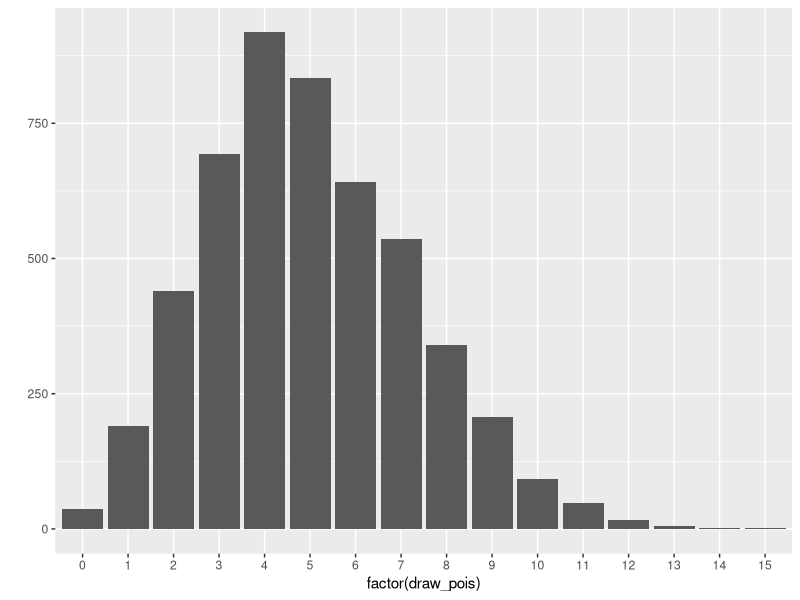
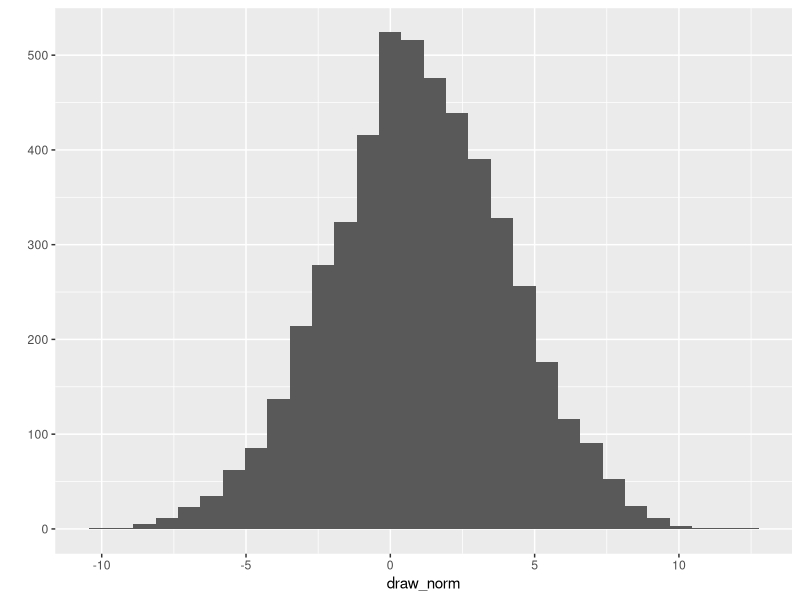
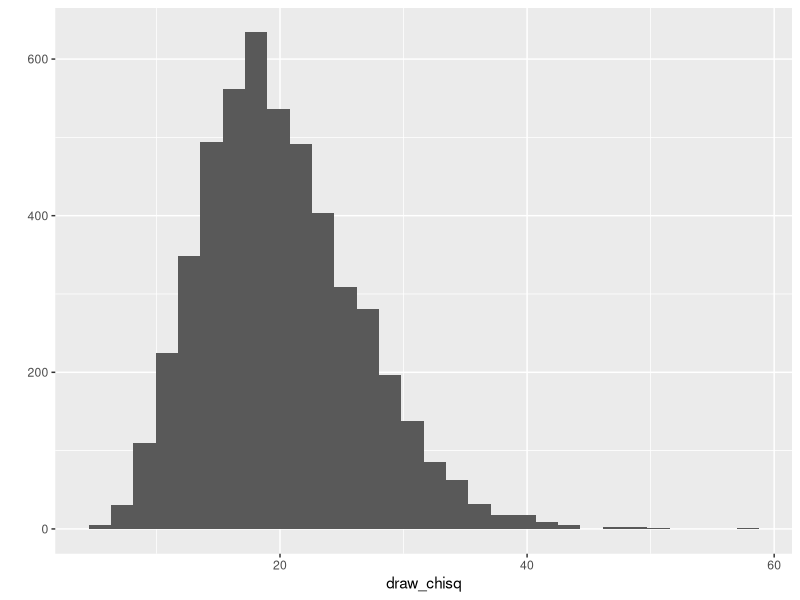

Reproduce these figures in R, in order.

rm(list = ls())
library(ggplot2)

# I have chosen to sample from Poisson, normal, and chi-squared distributions.

# Poisson Distribution ---------------------------------------------------------

# Setting the seed will make all results reproducible.
set.seed(1)

# Generating 5000 Poisson random variables, each with lambda = 5.
draw_pois <- rpois(n = 5000, lambda = 5)
# The expectation and variance of each random variable is 5.

# Each entry in the draw_pois is an individual outcome, and the whole vector is
# a sample.
draw_pois

# Plotting the distribution of the simulated data.
qplot(factor(draw_pois), geom = "bar")

# Finding sample mean and sample variance.
mean(draw_pois)
# 5.025
var(draw_pois)
# 4.993374
# Both of these are very close to their theoretical values as expected since we
# are taking a large number of samples.



# Normal Distribution ----------------------------------------------------------

# Setting the seed will make all results reproducible.
set.seed(1)

# Generating 5000 normally distributed random variables, each with mean = 1 and 
# standard deviation = 3 (variance = 9)
draw_norm <- rnorm(n = 5000, mean = 1, sd = 3)
# For each random variable, the expectation is 1 and variance is 9.

# Each entry in the draw_norm is an individual outcome, and the whole vector is
# a sample.
draw_norm

# Plotting the distribution of the simulated data.
qplot(draw_norm, geom = "auto")

# Finding sample mean and sample variance.
mean(draw_norm)
# 0.9904346
var(draw_norm)
# 9.486896
# Both of these are very close to their theoretical values as expected since we
# are taking a large number of samples.



# Chi-squared Distribution -----------------------------------------------------

# Setting the seed will make all results reproducible.
set.seed(1)

# Generating 5000 chi-squared random variables, each with 20 degrees of freedom.
draw_chisq <- rchisq(n = 5000, df = 20)
# For each random variable, the expectation is 20 and variance is 40.

# Each entry in the draw_chisq is an individual outcome, and the whole vector is
# a sample.
draw_chisq

# Plotting the distribution of the simulated data.
qplot(draw_chisq, geom = "auto")

# Finding sample mean and sample variance.
mean(draw_chisq)
# 20.09426
var(draw_chisq)
# 40.45195
# Both of these are very close to their theoretical values as expected since we
# are taking a large number of samples.


